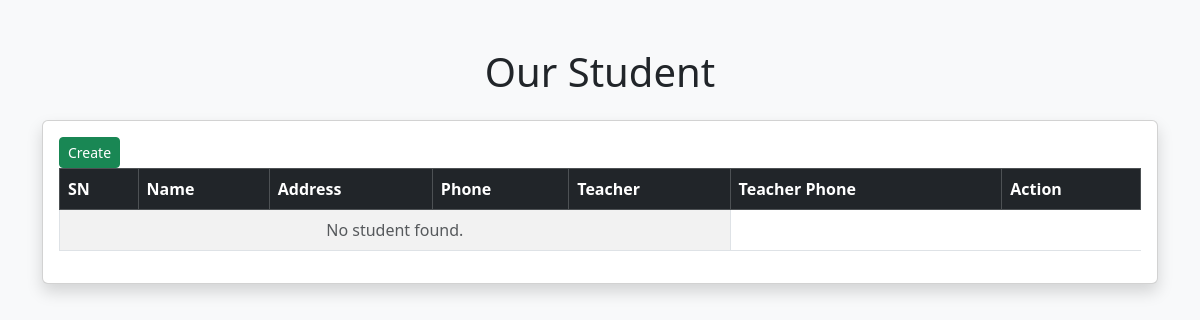
Before: /student/list with the older database file.
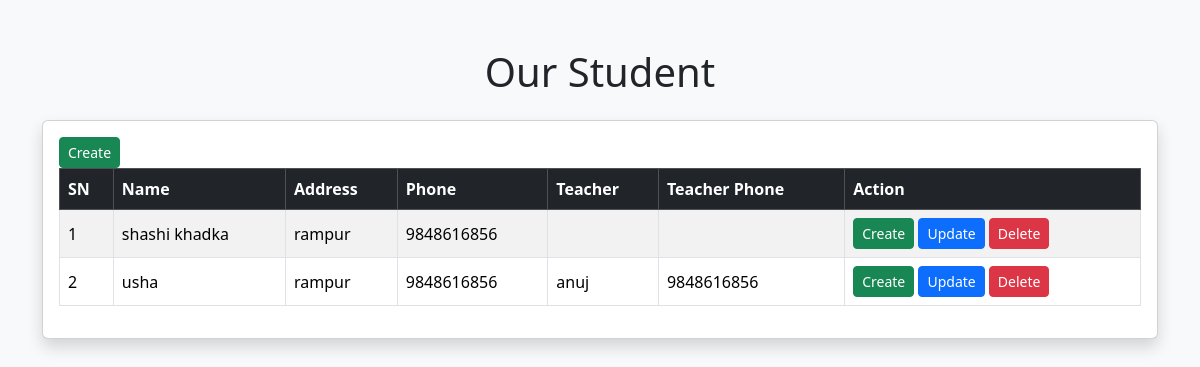
After: the same page with the newer database file.
### school/models.py (models this page shows, shortened)
class Student(models.Model):
    class_teacher = models.ForeignKey(Teacher, on_delete=models.SET_NULL, null=True,related_name="teacher_student")
    full_name = models.CharField(max_length=80)
    dob = models.DateField()
    email = models.EmailField()
    phone = models.PositiveIntegerField()
    address = models.CharField(max_length=80)
    class Meta:
        db_table = "student"

class Teacher(models.Model):
    full_name = models.CharField(max_length=80)
    dob = models.DateField()
    email = models.EmailField()
    phone = models.PositiveIntegerField()
    address = models.CharField(max_length=80)
    hire_date = models.DateTimeField()
    qualification = models.CharField(max_length=100)
    salary = models.DecimalField(max_digits=10, decimal_places=2)
    class Meta:
        db_table = "teacher"

### school/views.py (the view)
# urls.py: path('list',student_list,name="student-list"),
def student_list(request):
    data = Student.objects.all()
    context = {
        "student":data
    }
    return render(request,'student/index.html',context)

### school/templates/student/index.html (shortened to what this page needs)
<!DOCTYPE html>
<html lang="en">
<head>
    <link href="https://cdn.jsdelivr.net/npm/bootstrap@5.3.3/dist/css/bootstrap.min.css" rel="stylesheet">
</head>
<body class="bg-light">
<div class="container mt-5">
    <h1 class="text-center mb-4">Our Student</h1>
    <div class="card shadow">
        <div class="card-body">
           <a href="{% url 'student-create' %}"> <button class="btn btn-success btn-sm">Create</button></a>
            <div class="table-responsive">
                <table class="table table-bordered table-hover table-striped align-middle">
                    <thead class="table-dark">
                        <tr>
                            <th>SN</th>
                            <th>Name</th>
                            <th>Address</th>
                            <th>Phone</th>
                            <th> Teacher </th>
                            <th> Teacher Phone </th>
                            <th>Action</th>
                        </tr>
                    </thead>
                    <tbody>
                        {% for i in student %}
                        <tr>
                            <td>{{ forloop.counter }}</td>
                            <td>{{ i.full_name }}</td>
                            <td>{{ i.address }}</td>
                            <td>{{ i.phone }}</td>
                            <td> {{i.class_teacher.full_name}}</td>
                            <td> {{i.class_teacher.phone}}</td>
                            <td>
                                   <a href="{% url 'student-create' %}"> <button class="btn btn-success btn-sm">Create</button></a>
                                   <a href="{% url 'student-update' i.id %}"> <button class="btn btn-primary btn-sm"> Update </button></a>
                                   <a href="{% url 'student-delete' i.id %}"> <button class="btn btn-danger btn-sm"> Delete </button></a>
                            </td>
                        </tr>
                        {% empty %}
                        <tr>
                            <td colspan="5" class="text-center text-muted">
                                No student found.
                            </td>
                        </tr>
                        {% endfor %}
                    </tbody>
                </table>
            </div>
        </div>
    </div>
</div>
</body>
</html>

Changed rows visible on the page:
added Student: full_name "shashi khadka", address "rampur", phone "9848616856"
added Student: full_name "usha", address "rampur", phone "9848616856", class_teacher.full_name "anuj", class_teacher.phone "9848616856"
Other visible differences:
text no longer shown: "No student found."
